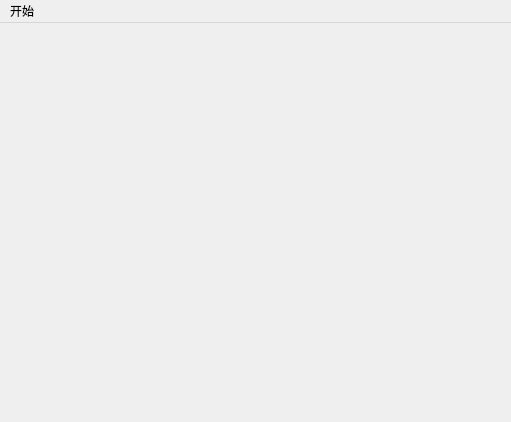
<?xml version="1.0" encoding="UTF-8"?>
<ui version="4.0">
 <class>MainScene</class>
 <widget class="QMainWindow" name="MainScene">
  <property name="geometry">
   <rect>
    <x>0</x>
    <y>0</y>
    <width>511</width>
    <height>422</height>
   </rect>
  </property>
  <property name="windowTitle">
   <string>MainScene</string>
  </property>
  <widget class="QWidget" name="centralwidget"/>
  <widget class="QMenuBar" name="menubar">
   <property name="geometry">
    <rect>
     <x>0</x>
     <y>0</y>
     <width>511</width>
     <height>21</height>
    </rect>
   </property>
   <widget class="QMenu" name="menu">
    <property name="title">
     <string>开始</string>
    </property>
    <addaction name="actionquit"/>
   </widget>
   <addaction name="menu"/>
  </widget>
  <action name="actionquit">
   <property name="text">
    <string>退出</string>
   </property>
  </action>
 </widget>
 <resources/>
 <connections/>
</ui>
